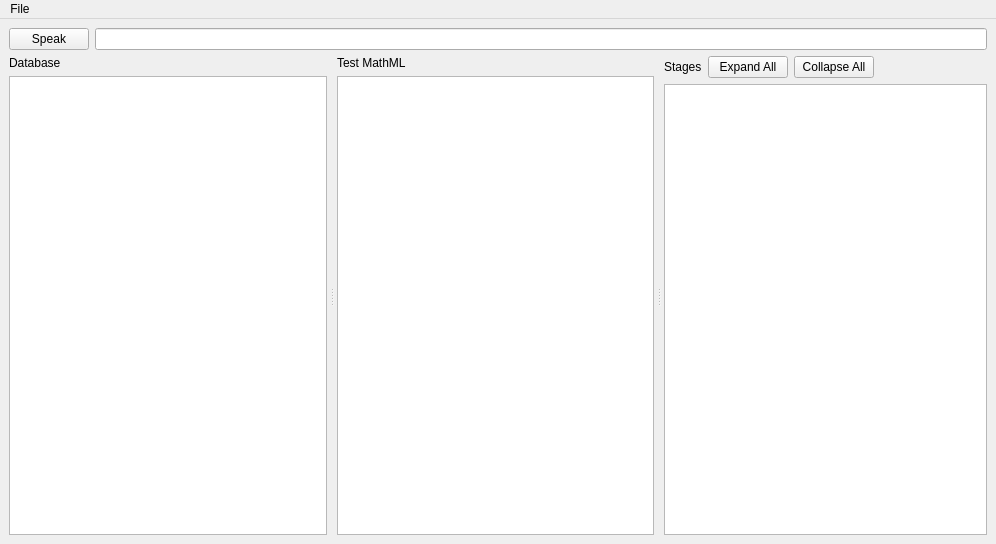
<?xml version="1.0" encoding="UTF-8"?>
<ui version="4.0">
 <class>PatternEditorWindow</class>
 <widget class="QMainWindow" name="PatternEditorWindow">
  <property name="geometry">
   <rect>
    <x>0</x>
    <y>0</y>
    <width>996</width>
    <height>544</height>
   </rect>
  </property>
  <property name="windowTitle">
   <string>MathML Pattern Editor</string>
  </property>
  <widget class="QWidget" name="centralwidget">
   <layout class="QVBoxLayout" name="verticalLayout_4" stretch="0,1">
    <item>
     <layout class="QHBoxLayout" name="horizontalLayout">
      <item>
       <widget class="QPushButton" name="speakButton">
        <property name="toolTip">
         <string>Parses and speaks the MathML (Ctrl+R works too)</string>
        </property>
        <property name="text">
         <string>Speak</string>
        </property>
        <property name="shortcut">
         <string>Ctrl+R</string>
        </property>
       </widget>
      </item>
      <item>
       <widget class="QLineEdit" name="outputText">
        <property name="readOnly">
         <bool>true</bool>
        </property>
       </widget>
      </item>
     </layout>
    </item>
    <item>
     <widget class="QSplitter" name="splitter_2">
      <property name="orientation">
       <enum>Qt::Horizontal</enum>
      </property>
      <property name="handleWidth">
       <number>10</number>
      </property>
      <widget class="QSplitter" name="splitter">
       <property name="orientation">
        <enum>Qt::Horizontal</enum>
       </property>
       <property name="handleWidth">
        <number>10</number>
       </property>
       <property name="childrenCollapsible">
        <bool>false</bool>
       </property>
       <widget class="QWidget" name="layoutWidget">
        <layout class="QVBoxLayout" name="verticalLayout_3">
         <item>
          <widget class="QLabel" name="databaseLabel">
           <property name="text">
            <string>Database</string>
           </property>
          </widget>
         </item>
         <item>
          <widget class="QPlainTextEdit" name="databaseEditor">
           <property name="font">
            <font>
             <family>DejaVu Sans Mono</family>
             <pointsize>10</pointsize>
            </font>
           </property>
           <property name="lineWrapMode">
            <enum>QPlainTextEdit::NoWrap</enum>
           </property>
          </widget>
         </item>
        </layout>
       </widget>
       <widget class="QWidget" name="layoutWidget">
        <layout class="QVBoxLayout" name="verticalLayout">
         <item>
          <widget class="QLabel" name="label_4">
           <property name="text">
            <string>Test MathML</string>
           </property>
          </widget>
         </item>
         <item>
          <widget class="QPlainTextEdit" name="mathmlEditor">
           <property name="font">
            <font>
             <family>DejaVu Sans Mono</family>
             <pointsize>10</pointsize>
            </font>
           </property>
          </widget>
         </item>
        </layout>
       </widget>
      </widget>
      <widget class="QWidget" name="layoutWidget">
       <layout class="QVBoxLayout" name="verticalLayout_2">
        <item>
         <layout class="QHBoxLayout" name="horizontalLayout_2">
          <item>
           <widget class="QLabel" name="label_2">
            <property name="text">
             <string>Stages</string>
            </property>
           </widget>
          </item>
          <item>
           <widget class="QPushButton" name="expandAllButton">
            <property name="text">
             <string>Expand All</string>
            </property>
           </widget>
          </item>
          <item>
           <widget class="QPushButton" name="collapseAllButton">
            <property name="text">
             <string>Collapse All</string>
            </property>
           </widget>
          </item>
          <item>
           <spacer name="horizontalSpacer">
            <property name="orientation">
             <enum>Qt::Horizontal</enum>
            </property>
            <property name="sizeHint" stdset="0">
             <size>
              <width>40</width>
              <height>20</height>
             </size>
            </property>
           </spacer>
          </item>
         </layout>
        </item>
        <item>
         <widget class="QTreeView" name="stagesTreeView">
          <property name="selectionMode">
           <enum>QAbstractItemView::NoSelection</enum>
          </property>
          <property name="rootIsDecorated">
           <bool>true</bool>
          </property>
          <property name="headerHidden">
           <bool>true</bool>
          </property>
          <attribute name="headerVisible">
           <bool>false</bool>
          </attribute>
         </widget>
        </item>
       </layout>
      </widget>
     </widget>
    </item>
   </layout>
  </widget>
  <widget class="QMenuBar" name="menubar">
   <property name="geometry">
    <rect>
     <x>0</x>
     <y>0</y>
     <width>996</width>
     <height>21</height>
    </rect>
   </property>
   <widget class="QMenu" name="menuFile">
    <property name="title">
     <string>File</string>
    </property>
    <addaction name="actionNew"/>
    <addaction name="actionOpen"/>
    <addaction name="actionOpen_MathML"/>
    <addaction name="separator"/>
    <addaction name="actionSave"/>
    <addaction name="actionSave_As"/>
    <addaction name="separator"/>
    <addaction name="actionQuit"/>
   </widget>
   <addaction name="menuFile"/>
  </widget>
  <action name="actionNew">
   <property name="text">
    <string>New</string>
   </property>
   <property name="shortcut">
    <string>Ctrl+N</string>
   </property>
  </action>
  <action name="actionOpen">
   <property name="text">
    <string>Open Database</string>
   </property>
   <property name="shortcut">
    <string>Ctrl+O</string>
   </property>
  </action>
  <action name="actionSave">
   <property name="text">
    <string>Save</string>
   </property>
   <property name="shortcut">
    <string>Ctrl+S</string>
   </property>
  </action>
  <action name="actionSave_As">
   <property name="text">
    <string>Save As</string>
   </property>
   <property name="shortcut">
    <string>Ctrl+Shift+S</string>
   </property>
  </action>
  <action name="actionQuit">
   <property name="text">
    <string>Quit</string>
   </property>
   <property name="shortcut">
    <string>Ctrl+Q</string>
   </property>
  </action>
  <action name="actionOpen_MathML">
   <property name="text">
    <string>Open MathML</string>
   </property>
   <property name="shortcut">
    <string>Ctrl+Shift+O</string>
   </property>
  </action>
 </widget>
 <resources/>
 <connections/>
</ui>
